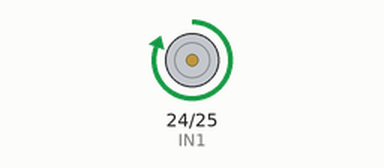
This program was run on a simulated Raspberry Pi (BCM pin numbers). Parts: motor-driver pin pairs drawn as motors (green arrow = first pin HIGH = forward, orange = second pin HIGH = backward, longer = more drive, scaled by the enable pin). At 5.0 s the program stops and its outputs stay as they are.

Above: at 0.1 s.
At 2.1 s:
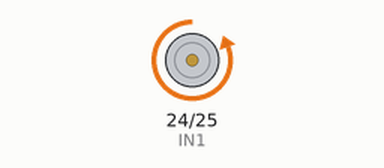
At 5.1 s:
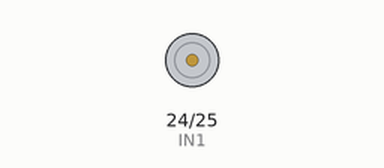
Timing chart, 0 to 6.5 s (numbered marks = the images above):
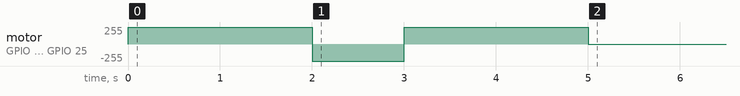

Measured:
- by itself, motor on GPIO 24 (IN1) / GPIO 25 (IN2): stopped → forward 255/255 at 0.00 s, → backward 255/255 2.0 s later, → forward 255/255 1.0 s later, → stopped 2.0 s later

The program:

moter.py
```python
#!/usr/bin/python
# -*- coding: utf-8 -*-

import RPi.GPIO as GPIO
import time

PWM = 18
IN1 = 24
IN2 = 25

GPIO.setmode(GPIO.BCM)
GPIO.setup(PWM, GPIO.OUT)
GPIO.setup(IN1, GPIO.OUT)
GPIO.setup(IN2, GPIO.OUT)

p = GPIO.PWM(PWM, 50)

GPIO.output(IN1, 1)
GPIO.output(IN2, 0)
p.start(100)
time.sleep(2)

GPIO.output(IN1, 0)
GPIO.output(IN2, 1)
p.start(100)
time.sleep(1)

GPIO.output(IN1, 1)
GPIO.output(IN2, 0)
p.start(100)
time.sleep(2)

GPIO.cleanup()
```
